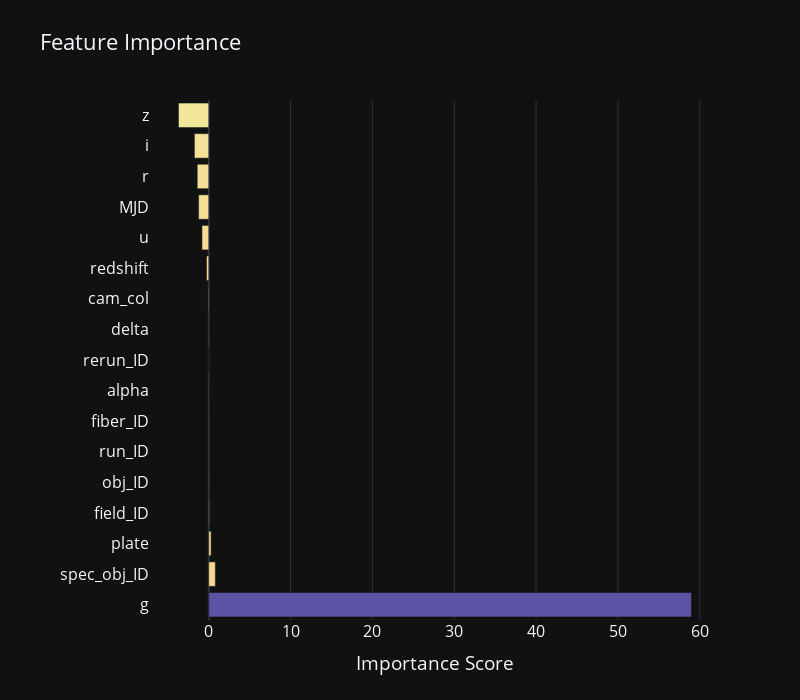

The notebook cell this image was saved under:
### Code cell
# plot log of feature importance
import plotly.graph_objects as go

# Plot feature importance using plotly
fig = go.Figure()
colorscale = 'Sunset'


fig.add_trace(go.Bar(
    x=feature_importance_df['Importance'],
    y=feature_importance_df['Feature'],
    orientation='h',
    marker=dict(
        color=feature_importance_df['Importance'],
        colorscale=colorscale
    )
))

fig.update_layout(
    title='Feature Importance',
    xaxis=dict(title='Importance Score'),
    width=800,
    height=700,
    font=dict(size=16),# Adjust the font size here
    margin=dict(l=150),
)

fig.show()

### Figure 1 — Plotly figure (JSON) as saved in the notebook; plotly's stock layout.template omitted (floating-point values rounded to 4 significant figures)
{"data": [{"marker": {"color": [59.0, 0.8085, 0.2901, 0.06909, 0.04622, 0.04307, 0.03833, 0.03071, 0.0, -0.04804, -0.07476, -0.2759, -0.8314, -1.243, -1.411, -1.754, -3.698], "colorscale": [[0.0, "rgb(243, 231, 155)"], [0.1667, "rgb(250, 196, 132)"], [0.3333, "rgb(248, 160, 126)"], [0.5, "rgb(235, 127, 134)"], [0.6667, "rgb(206, 102, 147)"], [0.8333, "rgb(160, 89, 160)"], [1.0, "rgb(92, 83, 165)"]]}, "orientation": "h", "x": [59.0, 0.8085, 0.2901, 0.06909, 0.04622, 0.04307, 0.03833, 0.03071, 0.0, -0.04804, -0.07476, -0.2759, -0.8314, -1.243, -1.411, -1.754, -3.698], "y": ["g", "spec_obj_ID", "plate", "field_ID", "obj_ID", "run_ID", "fiber_ID", "alpha", "rerun_ID", "delta", "cam_col", "redshift", "u", "MJD", "r", "i", "z"], "type": "bar"}], "layout": {"font": {"size": 16}, "margin": {"l": 150}, "title": {"text": "Feature Importance"}, "xaxis": {"title": {"text": "Importance Score"}}, "width": 800, "height": 700}}
